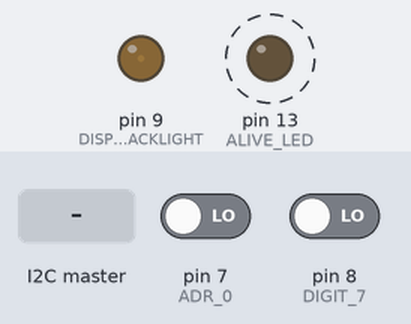
A sketch run on a simulated Arduino Uno, built with avr-gcc and run on an emulated ATmega328P. On the bench: output pins drawn as LEDs (lit = HIGH). Dashed ring = blinking. The test bench sets the inputs (shaded band); at power-on: pin 7 (ADR_0) LOW, pin 8 (DIGIT_7) LOW. Pins used as bus, display or sensor lines are not drawn; what the sketch prints to the serial monitor is not drawn.

Above: at 1.2 s.
1.3 s: the I2C master sends "d"
Timing chart, 0 to 10.3 s (numbered marks = the images above; inputs shaded):
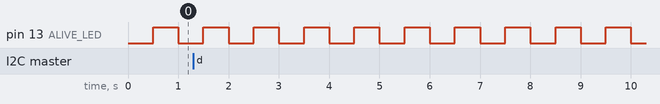

Measured:
- by itself, pin 13 (ALIVE_LED): alternates HIGH for 0.50 s and LOW for 0.50 s

The sketch:

i2c_5x4_matrix.ino
```cpp
// (licence header left out)
#include "Keypad.h"
#include <Wire.h>


/**
 * @defgroup key pad defines
 * @{
 */
#define ROWS 5 // five rows
#define COLS 4 // four columns

// button and digit defines
enum BUTTON {BUTTON_F1 = 11, BUTTON_F2, BUTTON_ARROW_UP, BUTTON_ARROW_DOWN, BUTTON_ARROW_LEFT, BUTTON_ARROW_RIGHT, BUTTON_ESC, BUTTON_ENT, BUTTON_RAUTE, BUTTON_STERN};
enum DIGIT {DIGIT_0 = 1, DIGIT_1, DIGIT_2, DIGIT_3, DIGIT_4, DIGIT_5, DIGIT_6, DIGIT_7, DIGIT_8, DIGIT_9};

// define the symbols on the buttons of the keypads
char hexaKeys[ROWS][COLS] = {
  {BUTTON_F1, BUTTON_F2, BUTTON_RAUTE, BUTTON_STERN},
  {DIGIT_1, DIGIT_2, DIGIT_3, BUTTON_ARROW_UP},
  {DIGIT_4, DIGIT_5, DIGIT_6, BUTTON_ARROW_DOWN},
  {DIGIT_7, DIGIT_8, DIGIT_9, BUTTON_ESC},
  {BUTTON_ARROW_LEFT, DIGIT_0, BUTTON_ARROW_RIGHT, BUTTON_ENT}
};

// connect to the row pinouts of the keypad
byte rowPins[ROWS] = {2, 3, 4, 5, 6};

//connect to the column pinouts of the keypad
byte colPins[COLS] = {A3, A2, A1, A0};
//byte colPins[COLS] = {A0, A1, A2, A3};
/// @}


/**
 * @brief alive signal to the world
 * @{
 */
#define ALIVE_LED     13
#define ALIVE_PERIOD  500 // in ms
/// @}

/// set timeout after x ms
#define KEY_PRESSED_TIMEOUT 100

/// I2C address. Last three bits are set via Pin 9, 8, 7
#define BASIC_ADDRESS 0b1110000

/// address pins
enum ADDRESS {ADR_0 = 7, ADR_1};

/// contrast pwm out pin
#define DISPLAY_CONTRAST   10

/// Display backlight output pin. 0 means feature disabled.
#define DISPLAY_BACKLIGHT  9

#ifndef GIT_HASH
  /// latest git commit hash
  #define GIT_HASH "0000000"
#endif

/**
 * @breif protocol
 * @{
 */
#define PROTOCOL_COMMAND_INIT   100 ///< Initial command
#define PROTOCOL_SET_CONTRAST   150 ///< set contrast pwm value between 0 and 255
#define PROTOCOL_SET_BACKLIGHT  151 ///< set backlight pwm value between 0 and 255
/// @}

/// debug level
#define DEBUG 5


// ------ variables -------
// ---------- \/ ----------

/// global data buffer to send over i2c
volatile uint8_t g_data[2] = {100, 0};

/// last key presse
unsigned long last_key_pressed = 0;

// initialize an instance of class NewKeypad
Keypad customKeypad = Keypad(makeKeymap(hexaKeys), rowPins, colPins, ROWS, COLS);


// ------ functions -------
// ---------- \/ ----------


/** @brief i2c request event
 *
 * is called if data from bus master requested
 */
void i2c_requestEvent()
{
  Wire.write((const uint8_t*)g_data, 2);

  g_data[0] = 100;
  g_data[1] = 0;

#if DEBUG >= 3
  Serial.println("Request data.");
#endif
}

/** @brief i2c receive event
 *
 * Is called if data is received from bus master. It's only for debugging.
 */
void i2c_receiveEvent(int data_length)
{
  uint8_t x = Wire.read();

#if DEBUG >= 2
  Serial.println("New package begin:");
  Serial.println(x, DEC);
#endif

  // we have send init condition
  if (x == PROTOCOL_COMMAND_INIT)
  {
    g_data[0] = 101;
    g_data[1] = 101;
  }
  else if (x == PROTOCOL_SET_CONTRAST)
  {
    x = Wire.read();
#if DEBUG >= 2
    Serial.print("Contrast: ");
    Serial.println(x, DEC);
#endif

    analogWrite(DISPLAY_CONTRAST, x);
  }
#if DISPLAY_BACKLIGHT > 0
  else if (x == PROTOCOL_SET_BACKLIGHT)
  {
    x = Wire.read();
#if DEBUG >= 2
    Serial.print("Backlight: ");
    Serial.println(x, DEC);
#endif

    analogWrite(DISPLAY_BACKLIGHT, x);
  }
#endif

#if DEBUG >= 2
  while (Wire.available())
  {
    x = Wire.read();
    Serial.println(x, DEC);
  }

  Serial.println("New package end.");
#endif
}


/// arduino setup function
void setup()
{
  byte address = BASIC_ADDRESS;

  // digital pin management
  pinMode(ADR_0, INPUT);
  pinMode(ADR_1, INPUT);
  pinMode(ALIVE_LED, OUTPUT);

  // read sub adress bits
  address |= digitalRead(ADR_0) | (digitalRead(ADR_1) << 1);

  // set i2c speed
  Wire.setClock(100000L);

  // join i2c bus with address
  Wire.begin(address);

  // register events
  Wire.onRequest(i2c_requestEvent);
  Wire.onReceive(i2c_receiveEvent);

#if DEBUG >= 1
  Serial.begin(57600);
  Serial.println("I2C 5x4 Matrix");
  Serial.print("Git hash: ");
  Serial.println(GIT_HASH);
#endif

  // inint display contrast
  analogWrite(DISPLAY_CONTRAST, 255);
#if DISPLAY_BACKLIGHT > 0
  analogWrite(DISPLAY_BACKLIGHT, 10);
#endif
}


// arduino main loop function
void loop()
{
  static unsigned long last_state_change = 0;
  char customKey = customKeypad.getKey();

  if (millis() - last_state_change >= ALIVE_PERIOD)
  {
    if (digitalRead(ALIVE_LED) == HIGH)
    {
      digitalWrite(ALIVE_LED, LOW);
    }
    else
    {
      digitalWrite(ALIVE_LED, HIGH);
    }

    last_state_change = millis();
  }

  if (g_data[0] == 100 && millis() - last_key_pressed >= KEY_PRESSED_TIMEOUT)
  {
    g_data[0] = 1;
    g_data[1] = 0;
  }

  if (customKey)
  {
    g_data[0] = 100;
    g_data[1] = customKey;
    last_key_pressed = millis();

#if DEBUG >= 1
    Serial.println(customKey, DEC);
#endif
  }
}
```
